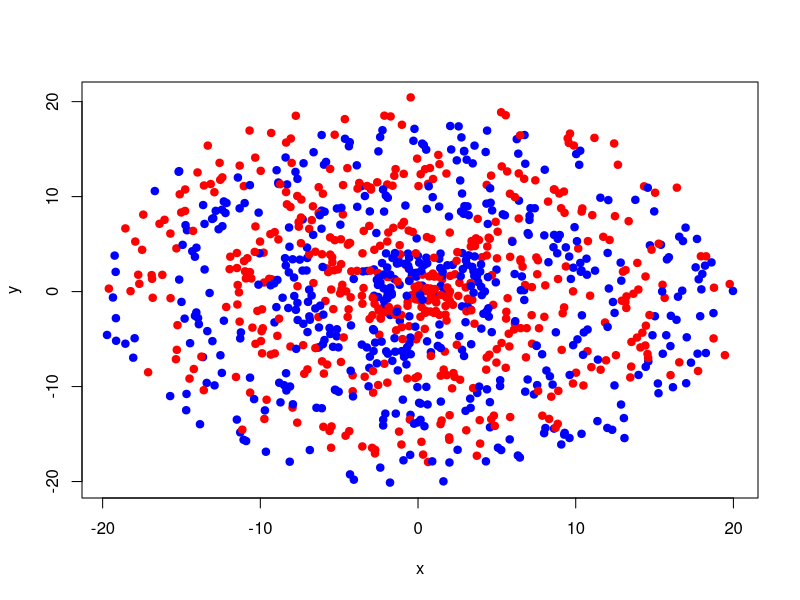
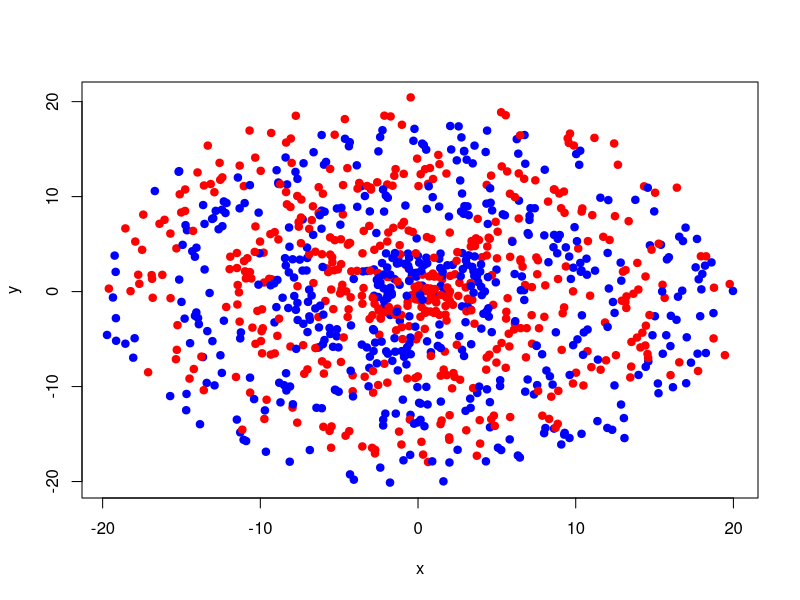
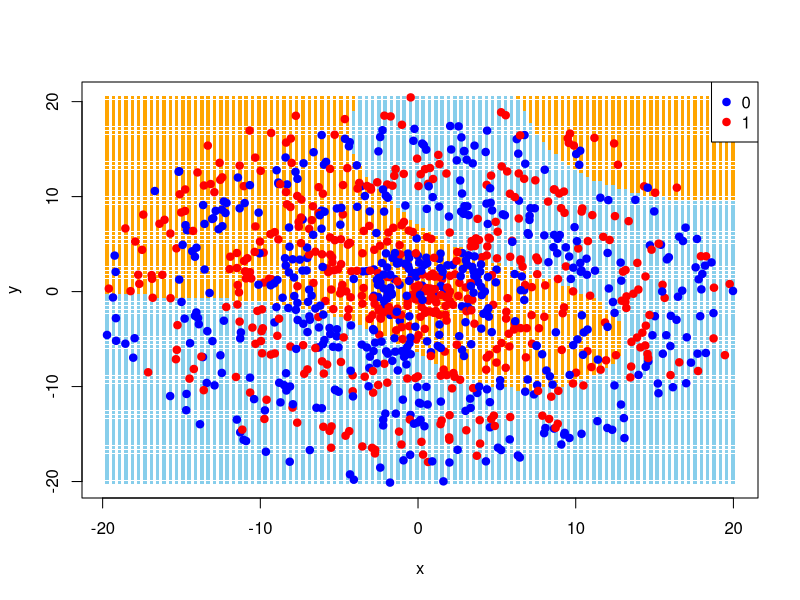
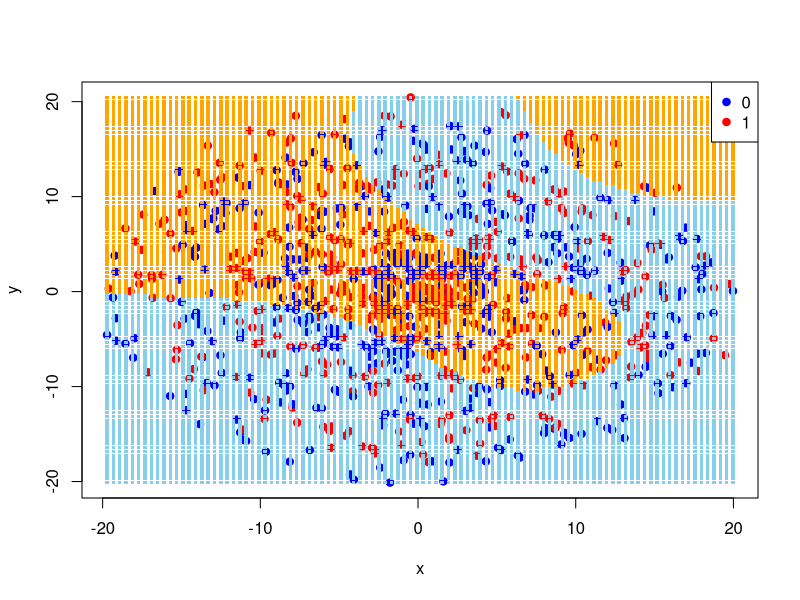
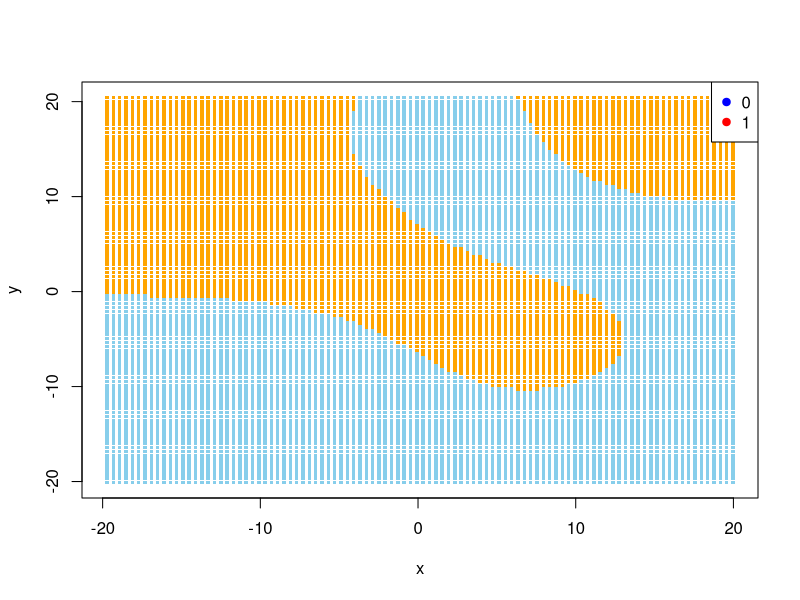
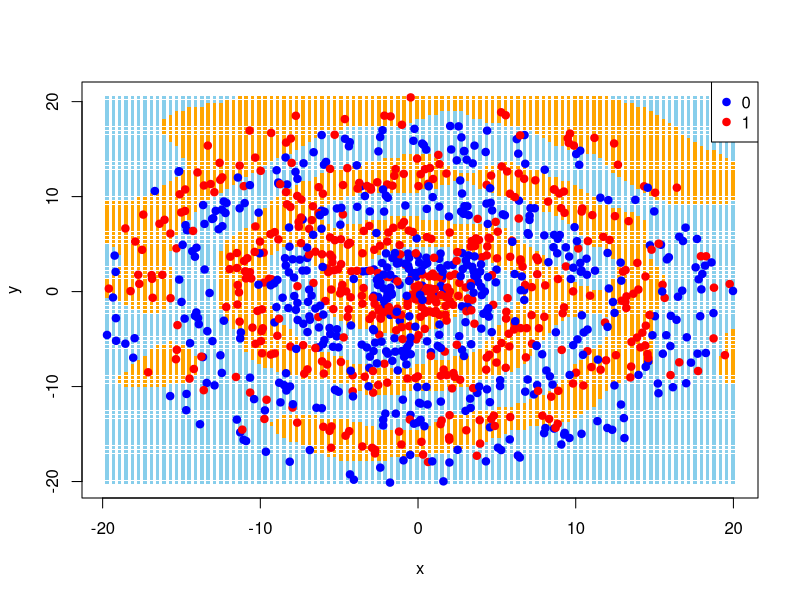
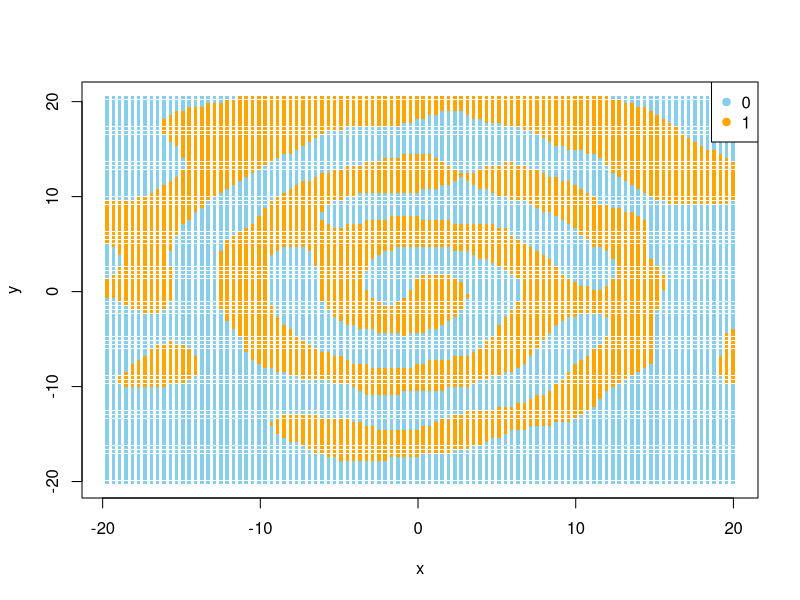
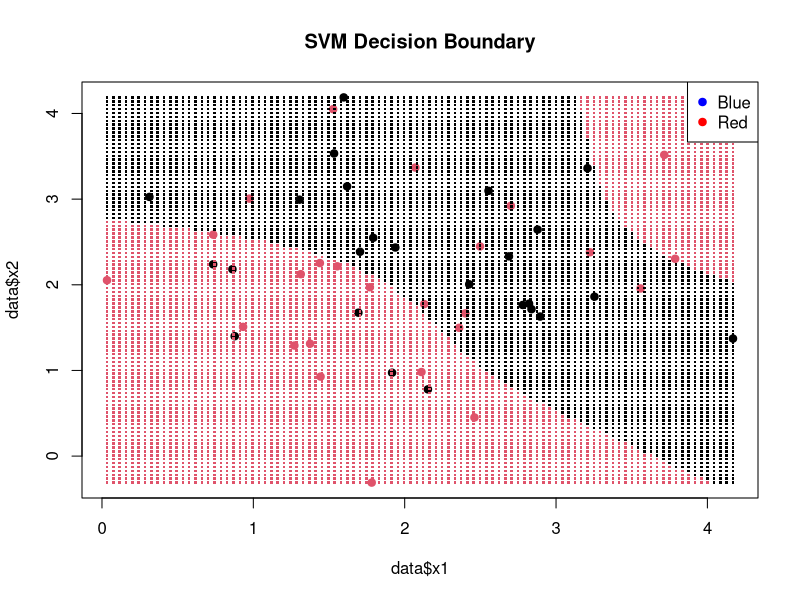

These figures' R source, in order:
## ---- chunk 1
print("Hello world!")
## ---- chunk 2
n <- 1000
r <- 6 * pi + 1
r_offset <- 2
colors <- c("blue", "red")

generate_spiral <- function(n, r, r_offset, colors, seed) {
  set.seed(seed)

  # Generate random values for r and theta
  r <- runif(n, 1, 6 * pi + 1)
  theta <- runif(n, 0, 2 * pi)

  # Classify observations based on r and theta
  class <- ifelse((r + theta) %% (2 * pi) < pi, 1, 0)

  # Create a data frame with the data
  data <- data.frame(r, theta, class)

  # Create colors based on class
  data$color <- ifelse(data$class == 1, colors[2], colors[1])

  # Convert polar coordinates to Cartesian coordinates
  data$x <- data$r * cos(data$theta)
  data$y <- data$r * sin(data$theta)

  # Offset the data
  for (j in 1:n) {
    r_offset_val <- runif(1, 0, r_offset)
    theta_offset_val <- runif(1, 0, 2 * pi)

    # Convert to Cartesian coordinates
    data$x[j] <- data$x[j] + r_offset_val * cos(theta_offset_val)
    data$y[j] <- data$y[j] + r_offset_val * sin(theta_offset_val)

    # Convert back to polar coordinates
    data$r[j] <- sqrt(data$x[j]^2 + data$y[j]^2)
    data$theta[j] <- atan2(data$y[j], data$x[j])
  }

  return(data)
}

data <- generate_spiral(n, r, r_offset, colors, seed = 2024)
## ---- chunk 3
# Plot the data in the x and y coordinates
plot(data$x, data$y, col = data$color, pch = 19, xlab = "x", ylab = "y")

# Plot the data in polar coordinates
# plot(data$r, data$theta, col = data$color, pch = 19, xlab = "r", ylab = "theta")

# Plot r*theta vs. r^2 * theta^2
# plot(data$r + data$theta, data$r * data$theta, col = data$color, pch = 19, xlab = "r*theta", ylab = "r^2 * theta^2")
## ---- chunk 4
# Load the required svm library
library(e1071)
library(caret)

# Convert class to a factor
data$class <- as.factor(data$class)

# Create a data frame with only the class and the x and y coordinates
data2 <- data.frame(class = data$class, x = data$x, y = data$y)
data2$class <- as.factor(data2$class)

# Use a radial basis function kernel to classify the data with the SVM function
svmfit <- svm(class ~ ., data = data2, kernel = "radial")
print(svmfit)

# Create a confusion matrix to evaluate the SVM model
confusionMatrix(predict(svmfit, data2), data2$class)
## ---- chunk 5
# Define colors for data points
point_colors <- c("blue", "red")

# Define colors for decision boundary
boundary_colors <- c("skyblue", "orange")

# Plot the data points
plot(data2$x, data2$y, col = point_colors[data2$class], pch = 19, xlab = "x", ylab = "y")

# Plot the decision boundary
x1_grid <- seq(min(data2$x), max(data2$x), length.out = 100)
x2_grid <- seq(min(data2$y), max(data2$y), length.out = 100)
grid <- expand.grid(x = x1_grid, y = x2_grid)

predicted_labels <- predict(svmfit, newdata = grid)

plot(grid$x, grid$y, col = boundary_colors[predicted_labels], pch = ".", cex = 3.5, xlab = "x", ylab = "y")

# Plot the data points
points(data2$x, data2$y, col = point_colors[data2$class], pch = 19)
legend("topright", legend = levels(data2$class), col = point_colors, pch = 19)
## ---- chunk 6
# Plot the data points
plot(data2$x, data2$y, col = point_colors[data2$class], pch = 19, xlab = "x", ylab = "y")

# Plot the decision boundary
points(grid$x, grid$y, col = boundary_colors[predicted_labels], pch = ".", cex = 3.5)
legend("topright", legend = levels(data2$class), col = point_colors, pch = 19)
## ---- chunk 7
# Plot the decision boundary
plot(grid$x, grid$y, col = boundary_colors[predicted_labels], pch = ".", cex = 3.5, xlab = "x", ylab = "y")
legend("topright", legend = levels(data2$class), col = point_colors, pch = 19)
## ---- chunk 8
# First write a simple cross validation function
cross_validate <- function(folds, costs, gammas, data, seed) {
  # Create a data frame to store the results
  results <- data.frame(cost = numeric(0), gamma = numeric(0), accuracy = numeric(0))

  # Loop through each cost and gamma value
  for (cost in costs) {
    for (gamma in gammas) {
      # Set seed so the folds should be the same each time
      set.seed(seed)

      # Use cross-validation to find the best cost and gamma values
      svm_cross <- svm(class ~ ., data = data, kernel = "radial", cross = folds, cost = cost, gamma = gamma)

      # Store the results
      results <- rbind(results, data.frame(cost = cost, gamma = gamma, accuracy = svm_cross$tot.accuracy))
    }
  }

  return(results)
}

# Run our function
validation_data_frame <- cross_validate(5, c(0.1, 1, 10, 100, 1000), c(0.01, 0.1, 1, 10, 100), data2, seed = 2024)

# Print the top 5 best cost and gamma values
print(validation_data_frame[order(-validation_data_frame$accuracy), ][1:5, ])
## ---- chunk 9
# Use the best cost and gamma values to classify the data
svmfit_best <- svm(class ~ ., data = data2, kernel = "radial", cost = 1, gamma = 10)

# Create a confusion matrix to evaluate the SVM model
confusionMatrix(predict(svmfit_best, data2), data2$class)

predicted_labels_best <- predict(svmfit_best, newdata = grid)

plot(grid$x, grid$y, col = boundary_colors[predicted_labels_best], pch = ".", cex = 3.5, xlab = "x", ylab = "y")

# Plot the data points
points(data2$x, data2$y, col = point_colors[data2$class], pch = 19)
legend("topright", legend = levels(data2$class), col = point_colors, pch = 19)
## ---- chunk 10
# Plot the decision boundary
plot(grid$x, grid$y, col = boundary_colors[predicted_labels_best], pch = ".", cex = 3.5, xlab = "x", ylab = "y")
legend("topright", legend = levels(data2$class), col = boundary_colors, pch = 19)
## ---- chunk 11
# Create new test data
n <- 1000
r <- 6 * pi + 1
r_offset <- 2
colors <- c("blue", "red")
test_data <- generate_spiral(n, r, r_offset, colors, seed = 2025)

# Convert class to a factor
test_data$class <- as.factor(test_data$class)

# Create a data frame with only the class and the x and y coordinates
test_data2 <- data.frame(class = test_data$class, x = test_data$x, y = test_data$y)
test_data2$class <- as.factor(test_data2$class)

# Create a confusion matrix to evaluate the SVM model
confusionMatrix(predict(svmfit_best, test_data2), test_data2$class)
## ---- chunk 12
post_offset_class <- numeric(n)
new_r <- numeric(n)
new_theta <- numeric(n)

for (j in 1:n) {
  new_r[j] <- sqrt(test_data2$x[j]^2 + test_data2$y[j]^2)
  new_theta[j] <- atan2(test_data2$y[j], test_data2$x[j])
  
  ifelse(new_theta[j] < 0, new_theta[j] <- new_theta[j] + 2 * pi, new_theta[j] <- new_theta[j])

  # Classify observations based on r and theta
  post_offset_class[j] <- ifelse((new_r[j] + new_theta[j]) %% (2 * pi) < pi, 1, 0)
}

# Add the results to the data frame
test_data2$post_offset_class <- post_offset_class
test_data2$new_r <- new_r
test_data2$new_theta <- new_theta

# Make the post offset class a factor
test_data2$post_offset_class <- as.factor(test_data2$post_offset_class)

# Now compare the true class to the predicted class given by the true decision boundary
confusionMatrix(test_data2$post_offset_class, test_data2$class)
## ---- chunk 13
print("")

# Create a toy dataset
set.seed(123)
data <- data.frame(
  x1 = rnorm(50, mean = 2),
  x2 = rnorm(50, mean = 2),
  label = c(rep("Red", 25), rep("Blue", 25)) |> as.factor()
)

# Train an SVM
svm_model <- svm(label ~ ., data = data, kernel = "radial")

# Create a grid of points for prediction
x1_grid <- seq(min(data$x1), max(data$x1), length.out = 100)
x2_grid <- seq(min(data$x2), max(data$x2), length.out = 100)
grid <- expand.grid(x1 = x1_grid, x2 = x2_grid)

# Predict class labels for the grid
predicted_labels <- predict(svm_model, newdata = grid)

# Plot the decision boundary
plot(data$x1, data$x2, col = factor(data$label), pch = 19, main = "SVM Decision Boundary")
points(grid$x1, grid$x2, col = factor(predicted_labels), pch = ".", cex = 2.5)
legend("topright", legend = levels(data$label), col = c("blue", "red"), pch = 19)
